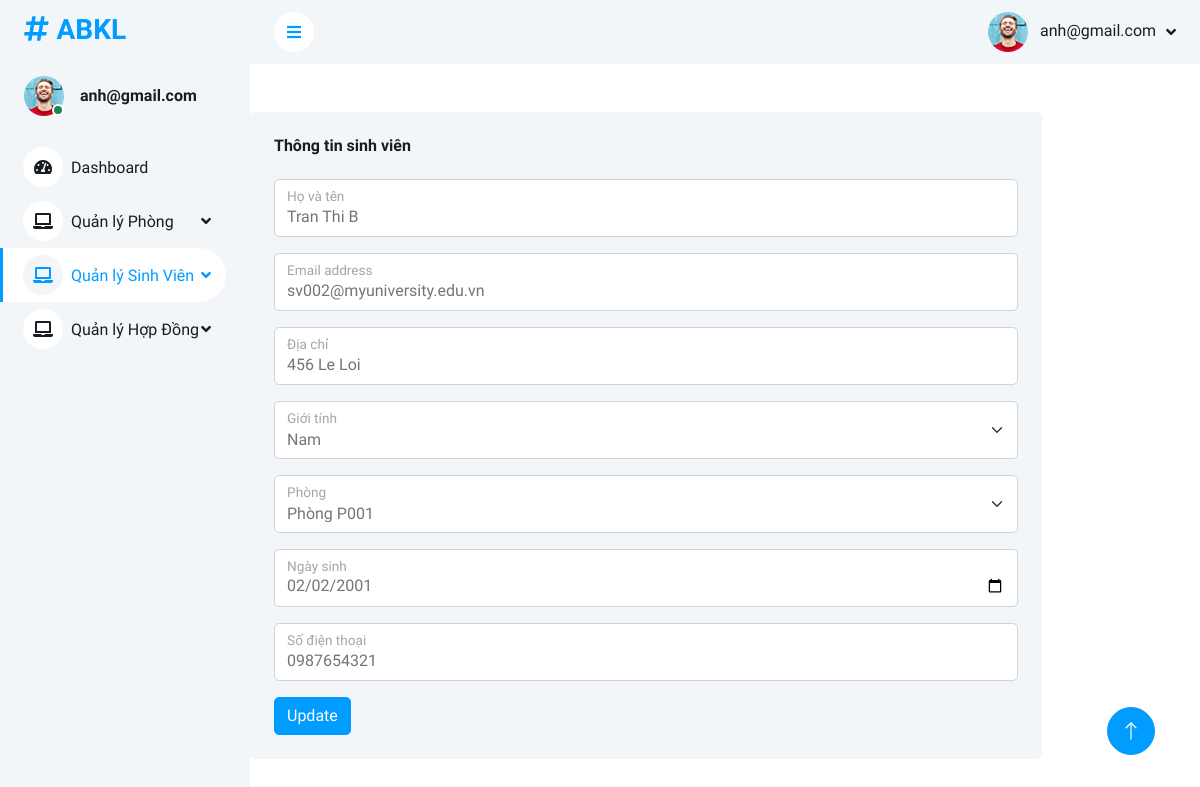
The app's page /sinhviens/18/ (signed in) with its own data.
### main/models.py (models this page shows)
class SinhVien(models.Model):
    id = models.IntegerField(primary_key=True)
    MSSV = models.CharField(max_length=50)
    HoTen = models.CharField(max_length=50)
    GioiTinh = models.BooleanField()
    NgaySinh = models.DateField()
    DiaChi = models.CharField(max_length=255)
    Email = models.CharField(max_length=255)
    SoDienThoai = models.CharField(max_length=10)
    MaPhong = models.ForeignKey(Phong, on_delete=models.CASCADE)
    class Meta:
        db_table = 'SinhVien'

### main/views.py (the view, shortened to what this page needs)
# urls.py: path('sinhviens/<int:id>/', views.sinhvien_detail),
@login_required
def sinhvien_detail(request, id):
    if request.method == 'GET':
        phongs = Phong.objects.all()
        sinhvien = SinhVien.objects.filter(id=id)[0]
        sinhvien.NgaySinh = sinhvien.NgaySinh.strftime("%Y-%m-%d")
        context = {"sinhvien": sinhvien,
                    'phongs': phongs,
                    'choose': 'sinhvien'
                    }
        return render(request, 'sinhvien_detail.html', context)

### main/templates/sinhvien_detail.html (shortened to what this page needs)
{% load static %} {% include 'header.html' %}
<form action="/sinhviens/{{sinhvien.id}}/" method="post" class="col-sm-12 col-xl-10 mt-5">
    <div class="bg-light rounded h-100 p-4">
        <h6 class="mb-4">Thông tin sinh viên</h6>
        <div class="form-floating mb-3">
            <input type="text" class="form-control" value="{{sinhvien.HoTen}}" name="hoten" />
            <label for="floatingInput">Họ và tên</label>
        </div>
        <div class="form-floating mb-3">
            <input type="email" class="form-control" value="{{sinhvien.Email}}" name="email" />
            <label for="floatingInput">Email address</label>
        </div>
        <div class="form-floating mb-3">
            <input type="text" class="form-control" value="{{sinhvien.DiaChi}}" name="diachi" />
            <label for="floatingInput">Địa chỉ</label>
        </div>
        <div class="form-floating mb-3">
            <select class="form-select" name="gioitinh" aria-label="Giới tính">
                <option value="1">Nam</option>
            </select>
            <label for="floatingSelect">Giới tính</label>
        </div>
        <div class="form-floating mb-3">
            <select class="form-select" name="maphong" aria-label="Giới tính">
                {% for phong in phongs %}
                    <option value="{{phong.id}}"
                {% if sinhvien.MaPhong_id == phong.id %}
                     selected="selected"
                {%  endif %}
                     >Phòng {{phong.MaPhong}} </option>
                {% endfor%}
            </select>
            <label for="floatingSelect">Phòng</label>
        </div>
        <div class="form-floating mb-3">
            <input type="date" class="form-control" name="ngaysinh" value="{{sinhvien.NgaySinh}}" />
            <label for="floatingInput">Ngày sinh</label>
        </div>
        <div class="form-floating mb-3">
            <input
                type="text"
                class="form-control"
                name="sodienthoai"
                value="{{sinhvien.SoDienThoai}}"
            />
            <label for="floatingInput">Số điện thoại</label>
        </div>
        <button type="submit" class="btn btn-primary">Update</button>
    </div>
</form>
{% include 'footer.html' %}

### main/static/css/style.css (style rules this page uses)
:root { --primary: #009CFF; --light: #F3F6F9; --dark: #191C24; }
.btn { transition: .5s; }
.btn.btn-primary { color: #FFFFFF; }

### records on screen
SinhVien: hoten "Tran Thi B", email "sv002@myuniversity.edu.vn", diachi "456 Le Loi", maphong "Phòng P001", ngaysinh "02/02/2001", sodienthoai "0987654321"

### other values on screen
{{ request.session.name }} "anh@gmail.com"
